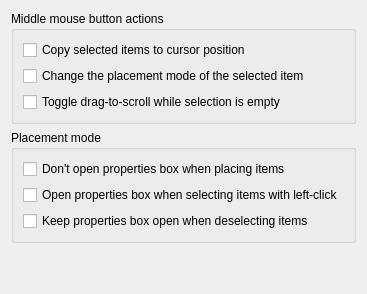
     <widget class="QWidget" name="tabEditor">
      <attribute name="title">
       <string>Controls</string>
      </attribute>
      <layout class="QGridLayout" name="gridLayout_10">
       <property name="sizeConstraint">
        <enum>QLayout::SetMinimumSize</enum>
       </property>
       <item row="3" column="0">
        <spacer name="verticalSpacer_4">
         <property name="orientation">
          <enum>Qt::Vertical</enum>
         </property>
         <property name="sizeHint" stdset="0">
          <size>
           <width>20</width>
           <height>40</height>
          </size>
         </property>
        </spacer>
       </item>
       <item row="1" column="0">
        <widget class="QGroupBox" name="groupBox_8">
         <property name="title">
          <string>Placement mode</string>
         </property>
         <layout class="QVBoxLayout" name="verticalLayout_4">
          <item>
           <widget class="QCheckBox" name="Editor_placing_dontShowPropsBox">
            <property name="toolTip">
             <string comment="Pop-up hint">Properties box will not be shown atomatically when you select an item to place,
like when choosing an item from the item toolbox or from the tileset item box.</string>
            </property>
            <property name="text">
             <string>Don't open properties box when placing items</string>
            </property>
           </widget>
          </item>
          <item>
           <widget class="QCheckBox" name="Editor_placing_openPropBoxAuto">
            <property name="toolTip">
             <string comment="Pop-up hint">Properties box will not be shown atomatically when you select an item to place,
like when choosing an item from the item toolbox or from the tileset item box.</string>
            </property>
            <property name="text">
             <string>Open properties box when selecting items with left-click</string>
            </property>
           </widget>
          </item>
          <item>
           <widget class="QCheckBox" name="Editor_placing_neverHidePropertiesBox">
            <property name="toolTip">
             <string comment="Pop-up hint">Properties box will not be shown atomatically when you select an item to place,
like when choosing an item from the item toolbox or from the tileset item box.</string>
            </property>
            <property name="text">
             <string>Keep properties box open when deselecting items</string>
            </property>
           </widget>
          </item>
         </layout>
        </widget>
       </item>
       <item row="0" column="0">
        <widget class="QGroupBox" name="groupBox_6">
         <property name="title">
          <string>Middle mouse button actions</string>
         </property>
         <layout class="QVBoxLayout" name="verticalLayout_2">
          <item>
           <widget class="QCheckBox" name="Editor_Mid_AllowDupe">
            <property name="text">
             <string>Copy selected items to cursor position</string>
            </property>
           </widget>
          </item>
          <item>
           <widget class="QCheckBox" name="Editor_Mid_AllowPlacing">
            <property name="text">
             <string>Change the placement mode of the selected item</string>
            </property>
           </widget>
          </item>
          <item>
           <widget class="QCheckBox" name="Editor_Mid_AllowDrag">
            <property name="text">
             <string>Toggle drag-to-scroll while selection is empty</string>
            </property>
           </widget>
          </item>
         </layout>
        </widget>
       </item>
      </layout>
     </widget>
